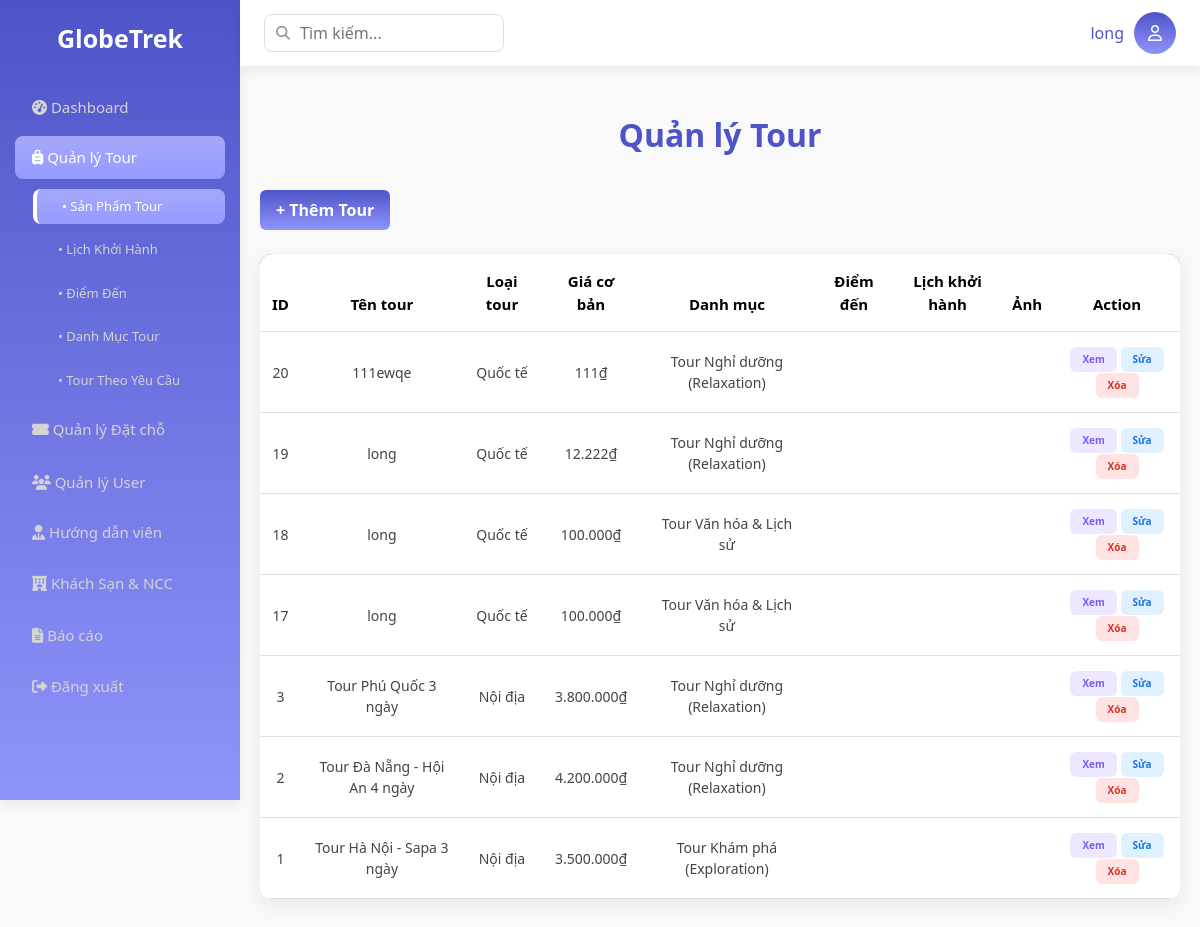
The page /Base/?action=list-tour (signed in) on the database its author committed.
### tables this page shows
CREATE TABLE `tours` (
  `id` int NOT NULL,
  `name` varchar(255) NOT NULL,
  `tour_type` enum('Nội địa','Quốc tế') NOT NULL,
  `description` text,
  `base_price` decimal(10,2) NOT NULL COMMENT 'Giá cơ bản trước khuyến mãi',
  `policy_id` int DEFAULT NULL,
  `created_at` timestamp NULL DEFAULT CURRENT_TIMESTAMP,
  `category_id` int DEFAULT NULL,
  `tour_origin` enum('Catalog','Custom') DEFAULT 'Catalog'
);

CREATE TABLE `tour_categories` (
  `id` int NOT NULL,
  `name` varchar(100) NOT NULL,
  `description` text,
  `created_at` timestamp NULL DEFAULT CURRENT_TIMESTAMP
);

### Base/controllers/TourController.php (called while the page is built, shortened)
<?php
class TourController {
    public function listTour() {
        $tourModel = new TourModel();
        $listTour = $tourModel->getList();
        require_once PATH_VIEW . 'main.php';
    }
}

### Base/index.php (called while the page is built, shortened)
<?php
spl_autoload_register(function ($class) {
    $fileName = "$class.php";
    $fileModel              = PATH_MODEL . $fileName;
});
require_once './routes/index.php';

### Base/models/BaseModel.php (called while the page is built, shortened)
<?php
class BaseModel
{
    protected $pdo;
    public function __construct()
    {
        $dsn = sprintf('mysql:host=%s;port=%s;dbname=%s;charset=utf8', DB_HOST, DB_PORT, DB_NAME);
        try {
            $this->pdo = new PDO($dsn, DB_USERNAME, DB_PASSWORD, DB_OPTIONS);
        } catch (PDOException $e) {
            die("Kết nối cơ sở dữ liệu thất bại: {$e->getMessage()}. Vui lòng thử lại sau.");
        }
    }
    public function __destruct()
    {
        $this->pdo = null;
    }
    public function getConnection()
    {
        return $this->pdo;
}
}

### Base/models/TourModel.php (called while the page is built, shortened)
<?php
class TourModel {
    private $db;
    public function __construct() {
        $baseModel = new BaseModel();
        $this->db = $baseModel->getConnection();
    }
    public function getList() {
        $sql = "SELECT t.*, c.name AS category_name
                FROM tours t
                LEFT JOIN tour_categories c ON t.category_id = c.id
                ORDER BY t.id DESC";
        $stmt = $this->db->prepare($sql);
        $stmt->execute();
        return $stmt->fetchAll();
    }
}

### Base/views/admin/tours/list-tour.php (the view, shortened to what this page needs)
<?php include PATH_VIEW . 'layout/header.php'; ?>
<div class="main">
    <h2>Quản lý Tour</h2>
    <a href="<?= BASE_URL ?>?action=create-tour" class="btn btn-nut">+ Thêm Tour</a>
    <section class="mt-4">
        <table class="table">
            <thead>
                <tr>
                    <th>ID</th>
                    <th>Tên tour</th>
                    <th>Loại tour</th>
                    <th>Giá cơ bản</th>
                    <th>Danh mục</th>
                    <th>Điểm đến</th>
                    <th>Lịch khởi hành</th>
                    <th>Ảnh</th>
                    <th>Action</th>
                </tr>
            </thead>
            <tbody>
                <?php foreach ($listTour as $tour): ?>
                    <tr>
                        <td><?= $tour['id'] ?></td>
                        <td><?= htmlspecialchars($tour['name']) ?></td>
                        <td><?= $tour['tour_type'] ?></td>
                        <td><?= number_format($tour['base_price'], 0, ',', '.') ?>₫</td>
                        <td><?= htmlspecialchars($tour['category_name']) ?></td>
                        <td>
                        </td>
                        <td>
                        </td>
                        <td>
                        </td>
                        <td>
                            <a href="<?= BASE_URL ?>?action=detail-tour&id=<?= $tour['id'] ?>" class="btn view">Xem</a>
                            <a href="<?= BASE_URL ?>?action=update-tour&id=<?= $tour['id'] ?>" class="btn edit">Sửa</a>
                            <a href="<?= BASE_URL ?>?action=delete-tour&id=<?= $tour['id'] ?>"
                               onclick="return confirm('Bạn có chắc chắn muốn xóa tour này không?')"
                               class="btn delete">Xóa</a>
                        </td>
                    </tr>
                <?php endforeach ?>
            </tbody>
        </table>
    </section>
</div>
<?php include PATH_VIEW . 'layout/footer.php'; ?>

### Base/assets/css/layout.css (style rules this page uses)
:root { --orange: linear-gradient(180deg, #4e54c8, #8f94fb); --orange-active: linear-gradient(180deg, #a5a9fa, #959aff); --orange-light: #4e54c8; --bg: #f9f9f9; --white: #ffffff; --text: #4e54c8; --muted: #d4d4d4; --radius: 8px; --shadow: 0 4px 12px rgba(0, 0, 0, 0.07); font-family: "Inter", sans-serif; }
body { margin: 0; background: var(--bg); color: var(--text); overflow-x: hidden; }
.main { padding: 26px; }

### Base/assets/css/user.css (style rules this page uses)
.main h2 { font-weight: 700; margin-bottom: 1rem; text-align: center; }
.table { width: 100%; border-collapse: separate; border-spacing: 0; font-family: inherit; background: #fff; border-radius: 12px; overflow: hidden; box-shadow: 0 6px 20px rgba(0,0,0,0.08); }
.table thead tr { background: linear-gradient(180deg, #4e54c8, #8f94fb); color: #fff; text-align: center; font-weight: 600; font-size: 15px; }
.table thead th { padding: 16px 12px; }
.table tbody tr { border-bottom: 1px solid #e0e0e0; }
.table tbody td { padding: 14px 12px; vertical-align: middle; font-size: 14px; color: #444; text-align: center; }
.view, .edit, .delete { margin-top: 1px; padding: 5px 12px; border: none; border-radius: 6px; cursor: pointer; font-size: 10px; font-weight: bold; transition: 0.2s; }
.view { background: #ede8ff; color: #7a5af5; }
.edit { background: #dff1ff; color: #1a73e8; }
.delete { background: #ffe3e3; color: #d93025; }
.btn-nut { background: var(--orange); color: var(--white); border: none; padding: 8px 16px; font-weight: 600; transition: opacity 0.2s; margin: 20px 0 0 0; }
.main { padding: 50px 20px; max-width: 1000px; margin: auto; }

### rows shown on the page
tours: id "20", name "111ewqe", tour_type "Quốc tế", base_price "111", category.name "Tour Nghỉ dưỡng (Relaxation)"
tours: id "19", name "long", tour_type "Quốc tế", base_price "12.222", category.name "Tour Nghỉ dưỡng (Relaxation)"
tours: id "18", name "long", tour_type "Quốc tế", base_price "100.000", category.name "Tour Văn hóa & Lịch sử"
tours: id "17", name "long", tour_type "Quốc tế", base_price "100.000", category.name "Tour Văn hóa & Lịch sử"
tours: id "3", name "Tour Phú Quốc 3 ngày", tour_type "Nội địa", base_price "3.800.000", category.name "Tour Nghỉ dưỡng (Relaxation)"
tours: id "2", name "Tour Đà Nẵng - Hội An 4 ngày", tour_type "Nội địa", base_price "4.200.000", category.name "Tour Nghỉ dưỡng (Relaxation)"
tours: id "1", name "Tour Hà Nội - Sapa 3 ngày", tour_type "Nội địa", base_price "3.500.000", category.name "Tour Khám phá (Exploration)"

### other values the page prints
$_SESSION['user']['name'] "long"
